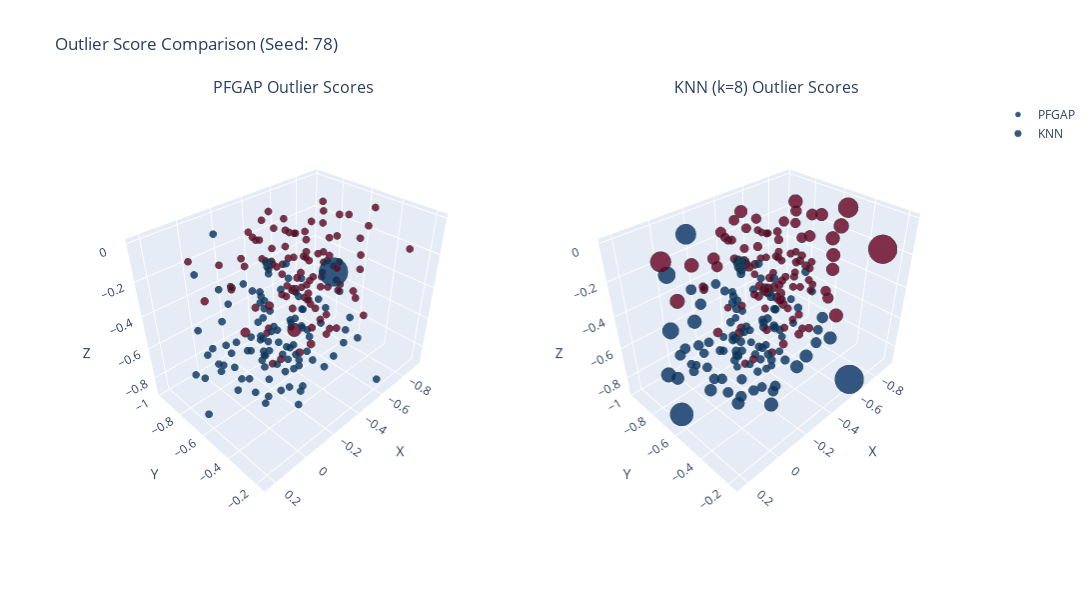

The code cell stored with this chart in its notebook:
### Code cell
from Experiment4functions import create_3d_sphere_data
from sklearn.model_selection import train_test_split
import plotly.graph_objects as go
from plotly.subplots import make_subplots
import numpy as np

TRAIN_TEST_SPLIT = 0.7

def get_scores_for_seed(seed, method, k=None):
    """Helper function to get outlier scores from the flat DataFrame"""
    if k is not None:
        mask = (results_df['seed'] == seed) & (results_df['method'] == method) & (results_df['k'] == k)
    else:
        mask = (results_df['seed'] == seed) & (results_df['method'] == method)
    
    row = results_df[mask]
    if not row.empty:
        return row.iloc[0]['outlier_scores']
    return None

def plot_outlier_scores_3d(seed, k_value=8):
    """Plot outlier scores in 3D using the flat DataFrame"""
    # Generate the data
    data, labels, sphere = create_3d_sphere_data(seed)

    # Split data
    X_train, X_test, y_train, y_test = train_test_split(
        data, labels, test_size=1-TRAIN_TEST_SPLIT, 
        random_state=seed, stratify=labels
    )

    # Get outlier scores from the flat DataFrame
    pfgap_scores = get_scores_for_seed(seed, 'PFGAP-Euclidean')
    knn_scores = get_scores_for_seed(seed, 'KNN-Manifold', k=k_value)

    if pfgap_scores is None or knn_scores is None:
        print(f"❌ Could not find outlier scores for seed {seed}")
        print(f"PFGAP available: {pfgap_scores is not None}")
        print(f"KNN-Manifold (k={k_value}) available: {knn_scores is not None}")
        
        # Show which seeds have PFGAP data
        pfgap_seeds = results_df[results_df['method'] == 'PFGAP-Euclidean']['seed'].unique()
        print(f"Seeds with PFGAP data: {sorted(pfgap_seeds)}")
        return None

    # Normalize scores for marker size
    pfgap_scores = np.array(pfgap_scores)
    knn_scores = np.array(knn_scores)
    
    pfgap_range = np.ptp(pfgap_scores)
    knn_range = np.ptp(knn_scores)
    pfgap_norm = (pfgap_scores - pfgap_scores.min()) / (pfgap_range if pfgap_range > 0 else 1)
    knn_norm = (knn_scores - knn_scores.min()) / (knn_range if knn_range > 0 else 1)
    
    # Create a figure with subplots
    fig = make_subplots(
        rows=1, cols=2,
        specs=[[{'type': 'scene'}, {'type': 'scene'}]],
        subplot_titles=(f'PFGAP Outlier Scores', f'KNN (k={k_value}) Outlier Scores'),
        horizontal_spacing=0.05
    )
    
    # Add traces for PFGAP
    fig.add_trace(
        go.Scatter3d(
            x=X_train[:, 0],
            y=X_train[:, 1],
            z=X_train[:, 2],
            mode='markers',
            marker=dict(
                size=5 + 15 * pfgap_norm,
                color=y_train,
                colorscale='RdBu',
                opacity=0.8,
                line=dict(width=0.5, color='DarkSlateGrey')
            ),
            text=[f"PFGAP Score: {score:.4f}" for score in pfgap_scores],
            hoverinfo='text',
            name='PFGAP'
        ),
        row=1, col=1
    )
    
    # Add traces for KNN
    fig.add_trace(
        go.Scatter3d(
            x=X_train[:, 0],
            y=X_train[:, 1],
            z=X_train[:, 2],
            mode='markers',
            marker=dict(
                size=5 + 15 * knn_norm,
                color=y_train,
                colorscale='RdBu',
                opacity=0.8,
                line=dict(width=0.5, color='DarkSlateGrey')
            ),
            text=[f"KNN Score: {score:.4f}" for score in knn_scores],
            hoverinfo='text',
            name='KNN'
        ),
        row=1, col=2
    )
    
    # Set identical initial camera position
    camera = dict(eye=dict(x=1.5, y=1.5, z=1.5))
    
    fig.update_layout(
        height=600,
        width=1200,
        title_text=f"Outlier Score Comparison (Seed: {seed})",
        scene=dict(
            xaxis_title="X",
            yaxis_title="Y",
            zaxis_title="Z",
            camera=camera,
            uirevision="same_view"
        ),
        scene2=dict(
            xaxis_title="X",
            yaxis_title="Y",
            zaxis_title="Z",
            camera=camera,
            uirevision="same_view"
        )
    )
    
    return fig

# Display interactive plot for seed 67 (which has PFGAP data)
print("🎯 Creating 3D outlier score visualization...")
fig = plot_outlier_scores_3d(78, k_value=8)
if fig:
    fig.show()
else:
    print("Could not create 3D plot - trying different seed...")
    # Try seed 161 as backup
    fig = plot_outlier_scores_3d(161, k_value=8)
    if fig:
        fig.show()

### Figure 1 — Plotly figure (JSON) as saved in the notebook; plotly's stock layout.template omitted (floating-point values rounded to 4 significant figures; data arrays with more than 128 entries replaced by an {"elided": "..."} marker saying what was removed)
{"data": [{"hoverinfo": "text", "marker": {"color": {"elided": "209 float values"}, "colorscale": [[0, "rgb(103,0,31)"], [0.1, "rgb(178,24,43)"], [0.2, "rgb(214,96,77)"], [0.3, "rgb(244,165,130)"], [0.4, "rgb(253,219,199)"], [0.5, "rgb(247,247,247)"], [0.6, "rgb(209,229,240)"], [0.7, "rgb(146,197,222)"], [0.8, "rgb(67,147,195)"], [0.9, "rgb(33,102,172)"], [1, "rgb(5,48,97)"]], "line": {"color": "DarkSlateGrey", "width": 0.5}, "opacity": 0.8, "size": {"elided": "209 float values"}}, "mode": "markers", "name": "PFGAP", "scene": "scene", "text": {"elided": "209 str values"}, "type": "scatter3d", "x": {"elided": "209 float values"}, "y": {"elided": "209 float values"}, "z": {"elided": "209 float values"}}, {"hoverinfo": "text", "marker": {"color": {"elided": "209 float values"}, "colorscale": [[0, "rgb(103,0,31)"], [0.1, "rgb(178,24,43)"], [0.2, "rgb(214,96,77)"], [0.3, "rgb(244,165,130)"], [0.4, "rgb(253,219,199)"], [0.5, "rgb(247,247,247)"], [0.6, "rgb(209,229,240)"], [0.7, "rgb(146,197,222)"], [0.8, "rgb(67,147,195)"], [0.9, "rgb(33,102,172)"], [1, "rgb(5,48,97)"]], "line": {"color": "DarkSlateGrey", "width": 0.5}, "opacity": 0.8, "size": {"elided": "209 float values"}}, "mode": "markers", "name": "KNN", "scene": "scene2", "text": {"elided": "209 str values"}, "type": "scatter3d", "x": {"elided": "209 float values"}, "y": {"elided": "209 float values"}, "z": {"elided": "209 float values"}}], "layout": {"annotations": [{"font": {"size": 16}, "showarrow": false, "text": "PFGAP Outlier Scores", "x": 0.2375, "xanchor": "center", "xref": "paper", "y": 1, "yanchor": "bottom", "yref": "paper"}, {"font": {"size": 16}, "showarrow": false, "text": "KNN (k=8) Outlier Scores", "x": 0.7625, "xanchor": "center", "xref": "paper", "y": 1, "yanchor": "bottom", "yref": "paper"}], "height": 600, "scene": {"camera": {"eye": {"x": 1.5, "y": 1.5, "z": 1.5}}, "domain": {"x": [0, 0.475], "y": [0, 1]}, "uirevision": "same_view", "xaxis": {"title": {"text": "X"}}, "yaxis": {"title": {"text": "Y"}}, "zaxis": {"title": {"text": "Z"}}}, "scene2": {"camera": {"eye": {"x": 1.5, "y": 1.5, "z": 1.5}}, "domain": {"x": [0.525, 1], "y": [0, 1]}, "uirevision": "same_view", "xaxis": {"title": {"text": "X"}}, "yaxis": {"title": {"text": "Y"}}, "zaxis": {"title": {"text": "Z"}}}, "title": {"text": "Outlier Score Comparison (Seed: 78)"}, "width": 1200}}
